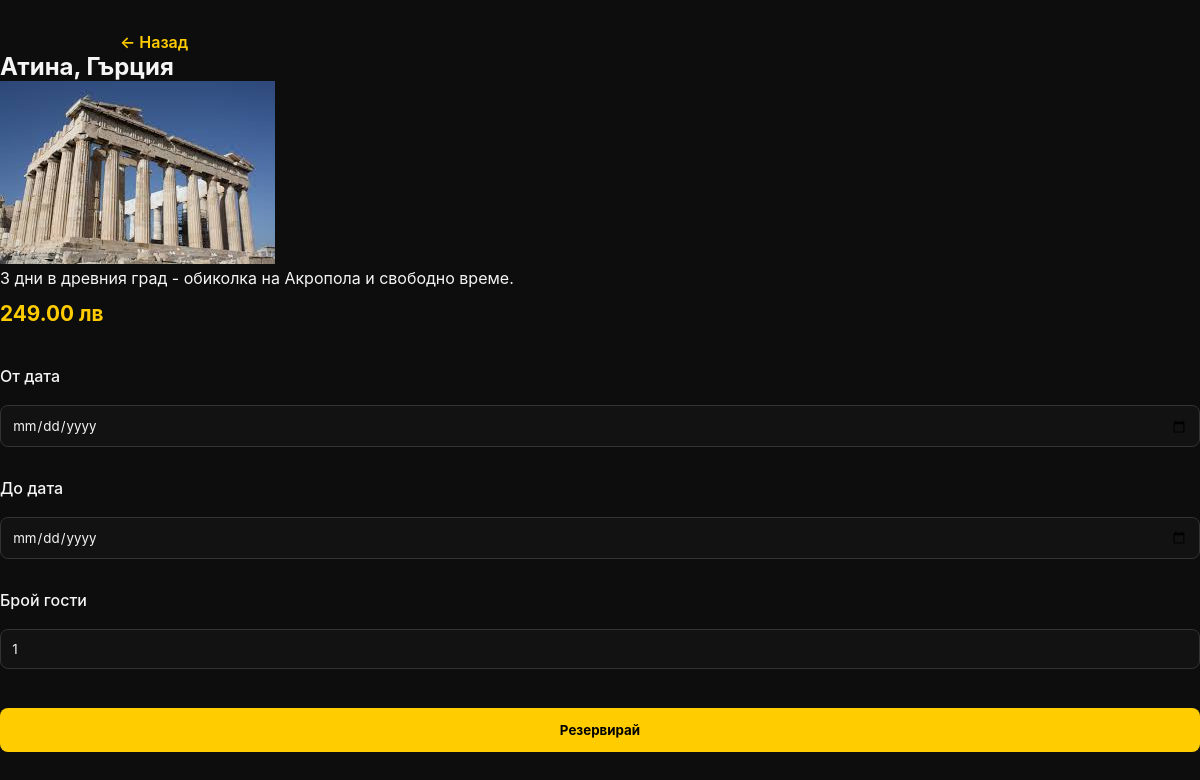
Screenshot of /destination.php?id=1 with the database file from the repository.
### tables this page shows
CREATE TABLE IF NOT EXISTS destinations (
  id INT AUTO_INCREMENT PRIMARY KEY,
  title VARCHAR(150) NOT NULL,
  description TEXT NOT NULL,
  price DECIMAL(10,2) NOT NULL,
  image VARCHAR(255) DEFAULT NULL,
  created_at TIMESTAMP DEFAULT CURRENT_TIMESTAMP
);

### destination.php (the view, shortened to what this page needs)
<?php
require 'config.php';
$id = intval($_GET['id'] ?? 0);
$stmt = $pdo->prepare('SELECT * FROM destinations WHERE id = ?');
$stmt->execute([$id]);
$d = $stmt->fetch();
$success = false;
?>
<!doctype html>
<html lang="bg">
<head>
<link rel="stylesheet" href="styles.css">
</head>
<body>
<a href="index.php">← Назад</a>
<h2><?=htmlspecialchars($d['title'])?></h2>
<img src="<?=htmlspecialchars($d['image'])?>" alt="">
<p><?=nl2br(htmlspecialchars($d['description']))?></p>
<p class="price"><?=number_format($d['price'],2)?> лв</p>
<?php if ($success): ?>
  <p class="success">Резервацията е записана успешно.</p>
<?php else: ?>
  <form method="post">
    <label>От дата</label><input type="date" name="date_from" required>
    <label>До дата</label><input type="date" name="date_to" required>
    <label>Брой гости</label><input type="number" name="guests" value="1" min="1">
    <button type="submit">Резервирай</button>
  </form>
<?php endif; ?>
</body>
</html>

### styles.css (style rules this page uses)
* { margin: 0; padding: 0; box-sizing: border-box; font-family: "Inter", "Segoe UI", sans-serif; }
body { background-color: #0d0d0d; color: #f5f5f5; min-height: 100vh; }
label { display: block; text-align: left; color: #f5f5f5; font-weight: 500; margin-top: 1rem; margin-bottom: 0.3rem; }
button { width: 100%; background-color: #ffcc00; color: #000; font-weight: bold; border: none; border-radius: 8px; padding: 0.9rem; margin-top: 1.5rem; cursor: pointer; transition: background-color 0.3s, transform 0.2s; }
body { background-color: #0d0d0d; color: #f5f5f5; font-family: "Inter", "Segoe UI", sans-serif; }
.price { color: #ffcc00; font-weight: bold; font-size: 1.3rem; margin-top: 0.8rem; }
a[href="index.php"] { display: inline-block; margin: 2rem auto 0 10%; color: #ffcc00; text-decoration: none; font-weight: 600; transition: color 0.3s; }
form { display: flex; flex-direction: column; gap: 0.9rem; margin-top: 1.5rem; }
form label { font-weight: 500; color: #f5f5f5; }
form input[type="date"], form input[type="number"] { background: #121212; border: 1px solid #333; border-radius: 8px; color: #f5f5f5; padding: 0.7rem; transition: border-color 0.3s; }
form button { background-color: #ffcc00; color: #000; font-weight: bold; border: none; border-radius: 8px; padding: 0.9rem; cursor: pointer; transition: background 0.3s, transform 0.2s; }

### rows the page displays
destinations: title "Атина, Гърция", image (picture), description "3 дни в древния град - обиколка на Акропола и свободно време.", price "249.00"
